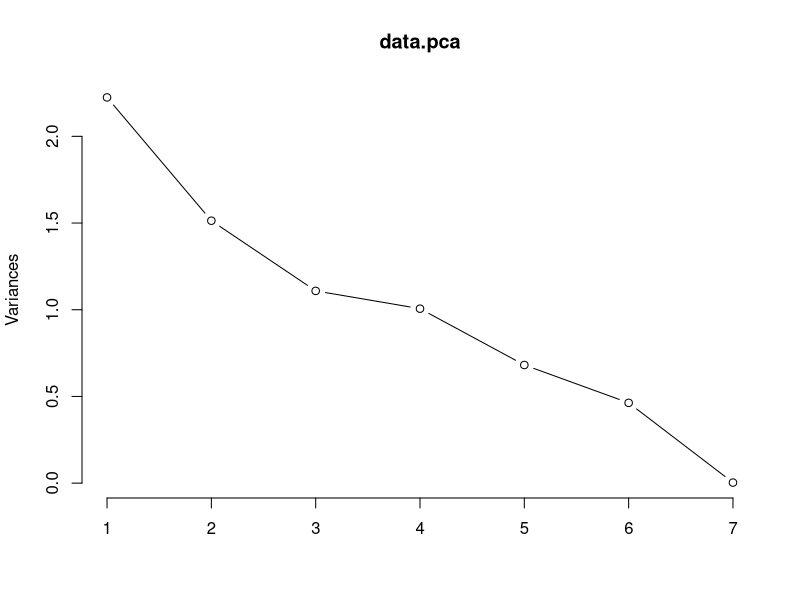

The R script that drew this image:
### 주성분 회귀 분석###
# 1. Standardize the independent & dependent variables
# 2. Get principal components scores from sample correlation matrix
# 3. Regress the standardized dependent variable on some principal components scores
# 4. Back transform to origin variables

data = read.table("slump_test.data", sep = ",", header = T)[,-1]
# https://archive.ics.uci.edu/ml/datasets/Concrete+Slump+Test
data = data.frame(X1 = data[,1], X2 = data[,2], X3 = data[,3], X4 = data[, 4], X5 = data[,5], X6 = data[,6], X7 = data[,7], Y = data[,10])
head(data)

# 1. Standardize the independent & dependent variables
y.mean = apply(data[8], 2, mean)
y.std = apply(data[8], 2, sd)
scale.data = as.data.frame(scale(data))
head(scale.data)

# 2. Get principal components scores from sample correlation matrix
par(mfrow = c(1, 1))
data.pca = prcomp(scale.data[1:7])
plot(data.pca, type = "l") # pc1 ~pc4
head(round(data.pca$x, 3)) # pca scores

# 3. Regress the standardized dependent variable on some principal components scores
# pca score, scale y를 새로 만들어
y = scale(data[,8])
pca.score = data.pca$x
data = cbind(as.data.frame(pca.score), y)

data.pcr = glm(y~PC1 + PC2 + PC3 + PC4, data = data) # pc1~pc4로 회귀분석
summary(data.pcr)

one.vec = rep(1, dim(pca.score)[1])
x.mat = cbind(one.vec, pca.score[, (1:4)])
y.hat = x.mat %*% as.vector(data.pcr$coefficients)
head(y.hat, 3)

origin.y.hat = (y.hat * y.std) + y.mean
head(origin.y.hat, 3)

# R-square, adjust R-square 계산
r = sum((origin.y.hat - y.mean)^2) / sum((data[,8] + y.mean)^2)
ad.r = 1 - ((dim(x.mat)[1] - 1)*(1-r) / (dim(x.mat)[1] - dim(x.mat)[2]))

### 상관계수 행렬로 pcr (pls 패키지 사용) ###
library(pls)
# scale.data = as.data.frame(scale(data))
pcr = pcr(Y~ ., data = scale.data, ncomp = 4)
head(pcr$fitted.values, 3)
ftn = c(1: (103*3))
pcr.yhat = as.vector(pcr$fitted.values[-ftn]) # 4 comps
head(pcr.yhat, 3)

### 위의 2가지 방법 비교 ###
x.mat1 = cbind(one.vec, pcr$scores[, (1:4)])
original.pcr.y = (pcr.yhat * y.std) + y.mean
r2 = sum((original.pcr.y - y.mean)^2) / sum((data[,8] - y.mean)^2)
ad.r2 = 1 - ((dim(x.mat1)[1] - 1)*(1 - r2) / (dim(x.mat1)[1] - dim(x.mat1)[2]))
head(round(y.hat, 5) == round(pcr.yhat, 5), 5) 
round(r, 5) == round(r2, 5)
# 비교결과 두 방법의 결과가 같음
